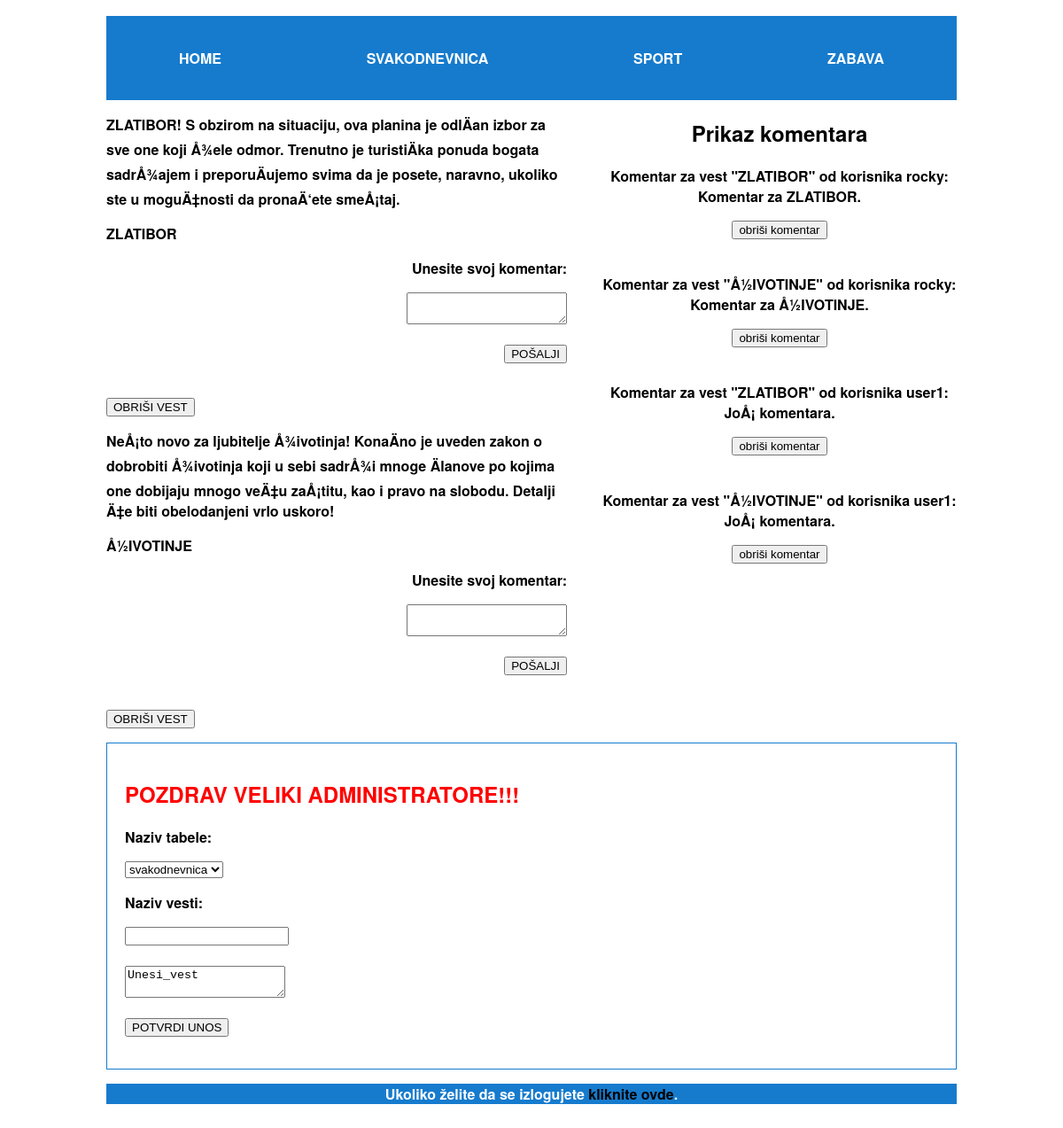
The app's page /vesti_pages/svakodnevnica.php (signed in) with its own data.
### tables this page shows
CREATE TABLE IF NOT EXISTS `svakodnevnica` (
  `vesti_naslov` varchar(100) NOT NULL,
  `vesti` varchar(555) NOT NULL,
  PRIMARY KEY (`vesti_naslov`)
);

CREATE TABLE IF NOT EXISTS `svakodnevnica_comments` (
  `comment_id` int(100) NOT NULL AUTO_INCREMENT,
  `comment` varchar(1000) NOT NULL,
  `news_id` varchar(100) NOT NULL,
  `username_commented` varchar(555) NOT NULL,
  PRIMARY KEY (`comment_id`)
);

### config.php (called while the page is built, shortened)
<?php
function autoload($file) {
	require "../class/".$file.".class.php";
}
?>

### vesti_pages/svakodnevnica.php (called while the page is built)
<?php
require "../config.php";
$PagesView = new PagesView();
$PagesView->pageView("svakodnevnica");
?>

### class/ShowComments.class.php (the view, shortened to what this page needs)
<?php
class ShowComments {
	public function show($table_name, $page_path) {
		require "../inc/connection.php";
		$sql = "select * from $table_name";
		$result = mysqli_query($conn, $sql);
		if(mysqli_num_rows($result) > 0) {
			while($row = mysqli_fetch_assoc($result)) {
				echo "<p>Komentar za vest  \"".$row['news_id']."\" od korisnika ".$row['username_commented'].":<br>".$row['comment']."</p>";
				if($_SESSION['username'] == "rocky" || $_SESSION['username'] == $row['username_commented']) {
					include_once "Form.class.php";
					echo "<br><br>";
				}
			}
		}
	}
}
?>

### class/PagesView.class.php (shortened to what this page needs)
<?php
class PagesView {
	public function pageView($table_name) {
		$username_session = $_SESSION['username'];
?>
<!DOCTYPE html>
<html>
<head>
	<link href="../css/style.css" type="text/css" rel="stylesheet">
</head>
<body>
	<div class="wrapper">
		<?php
			include_once "../inc/header.php";
		?>
		<div class="news_wrapper">
		<main class="main_news">
		<?php
			require_once "../inc/connection.php";
			$sql = "select * from $table_name";
			$result = mysqli_query($conn, $sql);
			if(mysqli_num_rows($result) > 0) {
				while($row = mysqli_fetch_assoc($result)) {
					echo "<p>".$row['vesti']."</p>";
					$vesti_naslov = $row['vesti_naslov'];
					echo "<p>".$vesti_naslov."</p>";
					require_once "../class/Form.class.php";
					$Form2 = new Form();
					$Form2->openForm("comments", "../class/CommentsInsert.class.php", "post");
					$Form2->controlInput("hidden", "vesti_naslov", $vesti_naslov);
					$Form2->controlInput("hidden", "user_commented", $username_session);
					$Form2->controlInput("hidden", "table_name", $table_name);
					echo "<p>Unesite svoj komentar:</p>";
					$Form2->controlArea("nesto_tamo", "");
					echo "<br><br>";
					$Form2->controlInput("submit", "btn_posalji", "POŠALJI");
					echo "<br><br>";
					$Form2->closeForm();
					if($_SESSION['username'] == "rocky") {
						$Form = new Form();
						$Form->openForm("", "../class/DeleteNews.class.php", "post");
						$Form->controlInput("hidden", "table_name", $table_name);
						$Form->controlInput("hidden", "vesti_naslov", $vesti_naslov);
						$Form->controlInput("submit", "btn_obrisi", "OBRIŠI VEST");
						$Form->closeForm();
					}
				}
			} else {
				echo "<p>Trenutno nema vesti.</p>";
			}
			?>
		</main>
		<aside class="aside_news">
			<h2>Prikaz komentara</h2>
			<?php
				include "../class/ShowComments.class.php";
				$ShowComments = new ShowComments();
				$ShowComments->show($table_name."_comments", $table_name);
			?>
		</aside>
		</div>
		<?php
		if($_SESSION['username'] == "rocky") {
			?>
				<div class="okvir_unos">
				<h2 class="h2">POZDRAV VELIKI ADMINISTRATORE!!!</h2>
				<?php
				require_once "Form.class.php";
					$Form1 = new Form();
					$Form1->openForm("", "../class/InsertNews.class.php", "post");
					echo "<p>Naziv tabele:</p>";
					$tables = array("svakodnevnica", "sport", "zabava");
					$Form1->controlSelect($table_name, "insert_table_name", $tables);
					echo "<p>Naziv vesti:</p>";
					echo "<br><br>";
					echo "<br><br>";
			}
				?>
			</div>
		<?php
			require_once "../inc/footer.php";
			}
}
		?>
</body>
</html>

### class/Form.class.php
<?php
class Form {
	public function openForm($class, $file, $method) {
		echo "<form class='$class' action='$file' method='$method'>";
	}
	public function controlInput($type, $name, $value) {
		echo "<input type='$type' name='$name' value='$value'>";
	}
	public function controlArea($name, $text) {
		echo "<textarea name='$name'>$text</textarea>";
	}
	public function controlSelect($table_name, $name, $tables) {
		echo "<select  name='$name'>";
		foreach($tables as $table) {
				echo "<option";
				if($table_name == $table) {
					echo " selected";
				}
				echo ">$table</option>";
			}
		echo "</select>";
	}
	public function closeForm() {
		echo "</form>";
	}
}
?>

### css/style.css (style rules this page uses)
body { font-family: Gotham, Helvetica Neue, Helvetica, Arial," sans-serif"; font-weight: bold; }
div.wrapper { width: 960px; margin: 0 auto; padding: 10px; }
.okvir_unos { border: 1px solid rgba(22,123,205,1.00); margin: 0 auto; padding: 20px; }
.h2 { color: red; }
div.news_wrapper { display: flex; justify-content: space-between; }
main.main_news { flex-basis: 520px; }
form.comments { text-align: right; }
aside.aside_news { flex-basis: 400px; text-align: center; }

### records on screen
svakodnevnica: vesti "ZLATIBOR! S obzirom na situaciju, ova planina je odlÄan izbor za sve one koji Å¾ele odmor. Trenutno je turistiÄka ponuda bogata sadrÅ¾ajem i preporuÄujemo svima da je posete, naravno, ukoliko ste u moguÄ‡nosti da pronaÄ‘ete smeÅ¡taj.", vesti_naslov "ZLATIBOR"
svakodnevnica: vesti "NeÅ¡to novo za ljubitelje Å¾ivotinja! KonaÄno je uveden zakon o dobrobiti Å¾ivotinja koji u sebi sadrÅ¾i mnoge Älanove po kojima one dobijaju mnogo veÄ‡u zaÅ¡titu, kao i pravo na slobodu. Detalji Ä‡e biti obelodanjeni vrlo uskoro!", vesti_naslov "Å½IVOTINJE"
svakodnevnica_comments: news "ZLATIBOR", username_commented "rocky", comment "Komentar za ZLATIBOR."
svakodnevnica_comments: news "Å½IVOTINJE", username_commented "rocky", comment "Komentar za Å½IVOTINJE."
svakodnevnica_comments: news "ZLATIBOR", username_commented "user1", comment "JoÅ¡ komentara."
svakodnevnica_comments: news "Å½IVOTINJE", username_commented "user1", comment "JoÅ¡ komentara."

### other values on screen
form field insert_table_name "svakodnevnica"
